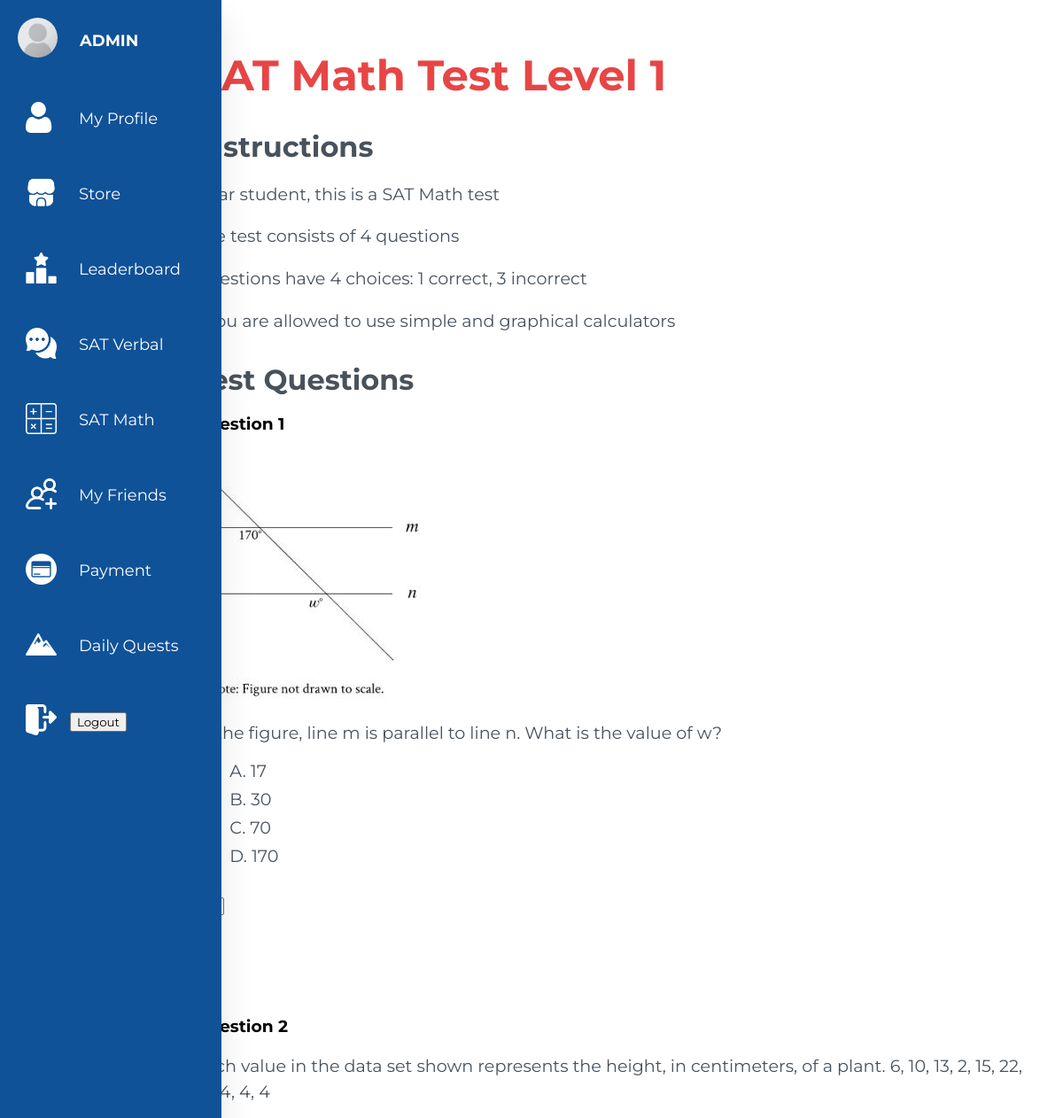
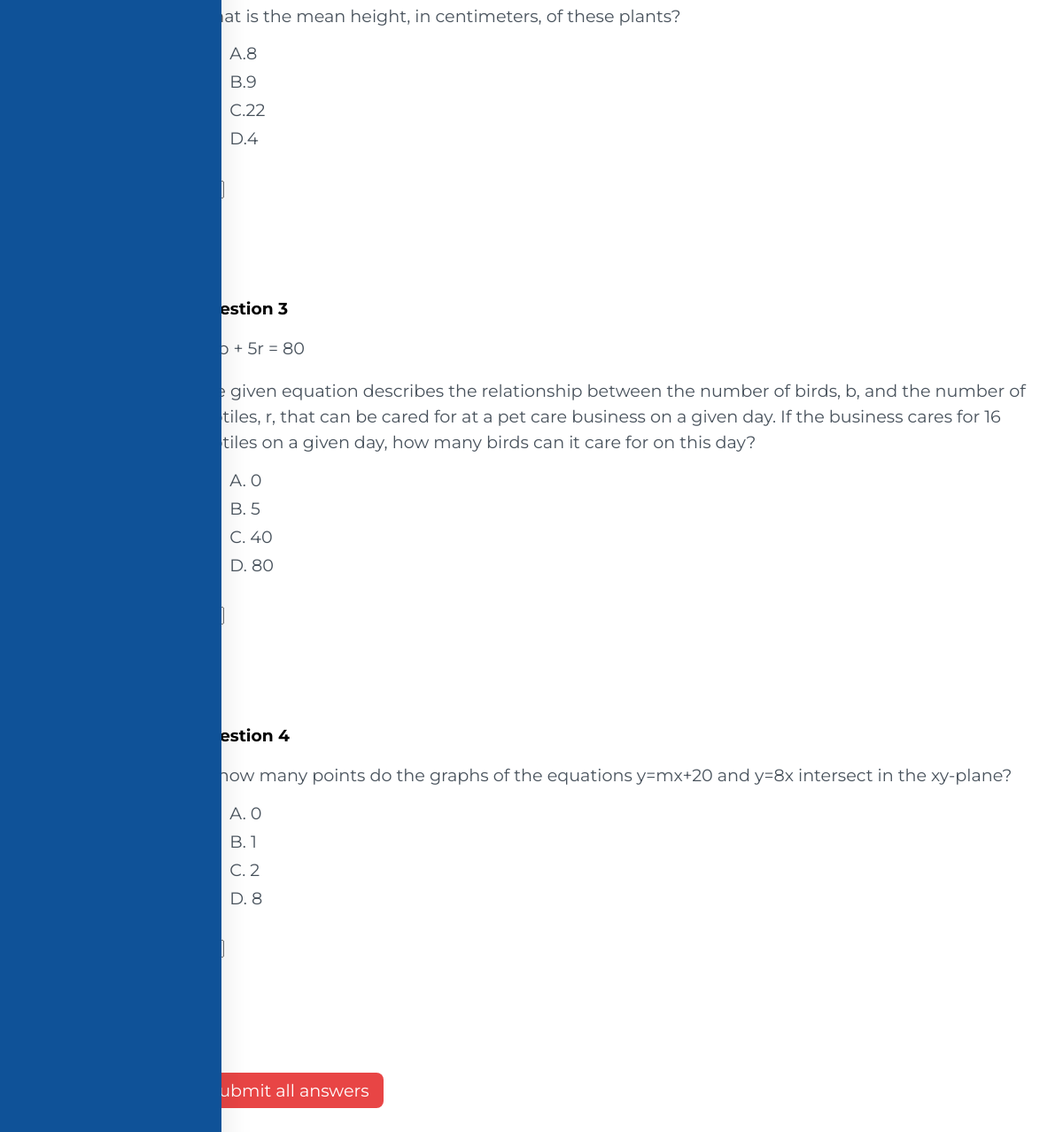
Page /satmathtest1 (signed in) on the committed database (2 pictures, top to bottom).
### webapp/models.py (models this page shows)
class UserProfile(models.Model):
    user = models.OneToOneField(User, on_delete=models.CASCADE)
    profile_picture = models.ImageField(upload_to='profile_pictures', default='noavatar.jpg')
    name = models.CharField(max_length=20, null=True, blank=True)
    math_score = models.IntegerField(null=True, blank=True)
    verbal_score = models.IntegerField(null=True, blank=True)
    tokens = models.IntegerField(null=True, blank=True)
    numberoftest = models.IntegerField(null=True, default=0)

class QuestionsMath1(models.Model):
    number = models.IntegerField(null=True)
    paragraph = models.TextField(null=True, blank=True)
    image = models.ImageField(null=True, blank=True)
    question = models.CharField(max_length=500, null=True)
    answer1 = models.CharField(max_length=200, null=True)
    answer2 = models.CharField(max_length=200, null=True)
    answer3 = models.CharField(max_length=200, null=True)
    answer4 = models.CharField(max_length=200, null=True)
    correct = models.CharField(max_length=2)
    explanation = models.TextField(null=True, blank=True)

### webapp/views.py (the view, shortened to what this page needs)
# urls.py: path('satmathtest1', views.satmathtest1, name='satmathtest1'),
@login_required()
def satmathtest1(request):
    questions = QuestionsMath1.objects.all()
    user_profile = UserProfile.objects.get(user=request.user)
    user_profile.math_score = 0
    user_profile.save()
    try:
        user_profile = UserProfile.objects.get(user=request.user)
    except UserProfile.DoesNotExist:
        user_profile = UserProfile.objects.create(user=request.user)
    context = {'questions':questions, 'user_profile': user_profile}
    return render(request, 'satmathtest1.html', context)

### webapp/templates/satmathtest1.html (shortened to what this page needs)
{% load static %}
<!DOCTYPE html>
<html lang="en">
<head>
  <link rel="stylesheet" href="{% static 'css/styletest.css' %}">
</head>
<body>
  <div class="container">
        <nav>
            <a href="#" class="logo">
            {% if user_profile.profile_picture %}
                <img src="{{ user_profile.profile_picture.url }}" alt="Profile Picture">
            {% endif %}
            {% if user_profile.name %}
                <span class="nav-item" alt="">{{ user_profile.name }}</span>
            {% else %}
                <span class="nav-item" alt="">{{ request.user.username }}</span>
            {% endif %}
            </a>
            <a href="{% url 'myprofile' %}" ><img src="{% static 'photos/user.png' %}"  class="logo2" alt="">
            <span class="nav-item">My Profile</span>
            </a>
            <a href="{% url 'store' %}"><img src="{% static 'photos/shop.png' %}"  class="logo2" alt="">
            <span class="nav-item">Store</span>
            </a>
            <a href="{% url 'leaderboard' %}" ><img src="{% static 'photos/podium.png' %}"  class="logo2" alt="">
            <span class="nav-item">Leaderboard</span>
            </a>
            <a href="{% url 'satverbal' %}"><img src="{% static 'photos/chat.png' %}"  class="logo2" alt="">
            <span class="nav-item">SAT Verbal</span>
            </a>
            <a href="{% url 'satmath' %}"><img src="{% static 'photos/keys.png' %}"  class="logo2" alt="">
            <span class="nav-item">SAT Math</span>
            </a>
            <a href="{% url 'friends_list' %}"><img src="{% static 'photos/friends.png' %}"  class="logo2" alt="">
            <span class="nav-item">My Friends</span>
            </a>
            <a href="{% url 'payment' %}"><img src="{% static 'photos/payment.png' %}"  class="logo2" alt="">
            <span class="nav-item">Payment</span>
            </a>
            <a href="{% url 'satverbaltest2' %}"><img src="{% static 'photos/quest.png' %}"  class="logo2" alt="">
            <span class="nav-item">Daily Quests</span>
            </a>
            <form method="post" action="{% url 'logoutsystem' %}">
                <a href="#"><img src="{% static 'photos/logout.png' %}"  class="logo2" alt="">
                <button type="submit">Logout</button>
                </a>
            </form>
        </nav>
    <div class="content">
      <div class="test">
        <h1>SAT Math Test Level 1</h1>
        <h2>Instructions</h2>
        <p>Dear student, this is a SAT Math test</p>
        <p>The test consists of 4 questions</p>
        <p>Questions have 4 choices: 1 correct, 3 incorrect</p>
        <p>YYou are allowed to use simple and graphical calculators</p>
        <h2>Test Questions</h2>
        <form method="POST" action="{% url 'satmathtest1' %}">
          {% for question in questions %}
          <h3>Question {{ question.number }}</h3>
          {% if question.image %}
            <img src="{{ question.image.url }}">
          {% endif %}
          <p>{{ question.paragraph }}</p>
          <p>{{ question.question }}
          <ul>
          <li>{{ question.answer1 }}</li>
          <li>{{ question.answer2 }}</li>
          <li>{{ question.answer3 }}</li>
          <li>{{ question.answer4 }}</li>
          </ul>
          </p>
          <br><br><br><br><br><br>
          {% endfor %}
          <br>
          <button type="submit" id="buttonj">Submit all answers</button>
        </div>
    </div>
  </div>
</body>
</html>

### static/css/styletest.css (style rules this page uses)
* { font-family: 'Montserrat', sans-serif; }
nav { height: 100%; }
.content { margin-left: 16.5%; padding: 1rem; }
.test h1 { font-size: 3rem; color: #e84545; }
.test h2 { font-size: 2rem; color: #48525c; margin-top: 2rem; margin-bottom: 1rem; }
.test p { font-size: 1.2rem; color: #48525c; line-height: 1.5; margin-bottom: 1rem; }
.test ul { margin-top: 1rem; margin-bottom: 1rem; }
.test li { list-style: none; font-size: 1.2rem; color: #48525c; margin-bottom: 0.5rem; }
#buttonj { background-color: #e84545; color: #fff; font-size: 1.2rem; padding: 0.5rem 1rem; border: none; border-radius: 0.5rem; cursor: pointer; margin-top: 1rem; }
nav { background-color: #0F5298; position:absolute; content:""; top:0; bottom:0; height:200%; left:0; width:90px; overflow:hidden; transition: width 0.2s linear; box-shadow: 0 20px 35px rgba(0, 0, 0, 0.1); }
.logo { text-align:center; display:flex; transition:all 0.5s ease; margin:10px 0 0 10px; }
.logo img { width:45px; height:45px; border-radius:50%; }
.logo span { font-weight:bold; padding-left:15px; font-size:18px; text-transform:uppercase; }
nav a { position:relative; color: #fffcfc; font-size:18px; display:table; width:300px; padding:10px; transition: font-size 0.2s ease-in-out; }
.nav-item { position:relative; margin-left:10px; margin-top:15px; }
.logo2 { width:35px; height:35px; margin-left:19px; margin-top:30px; vertical-align:-10px; }
a { text-decoration: none; color: #555; }

### rows in the picture
UserProfile: profile_picture (placeholder picture), name "ADMIN"
QuestionsMath1: number "1", image (picture), question "In the figure, line m is parallel to line n. What is the value of w?", answer1 "A. 17", answer2 "B. 30", answer3 "C. 70", answer4 "D. 170"
QuestionsMath1: number "2", paragraph "Each value in the data set shown represents the height, in centimeters, of a plant. 6, 10, 13, 2, 15, 22, 10, 4, 4, 4", question "What is the mean height, in centimeters, of these plants?", answer1 "A.8", answer2 "B.9", answer3 "C.22", answer4 "D.4"
QuestionsMath1: number "3", paragraph "2.5b + 5r = 80", question "The given equation describes the relationship between the number of birds, b, and the number of reptiles, r, that can be cared for at a pet care business on a given day. If the business cares for 16 reptiles on a given day, how many birds can it care for on this day?", answer1 "A. 0", answer2 "B. 5", answer3 "C. 40", answer4 "D. 80"
QuestionsMath1: number "4", question "At how many points do the graphs of the equations y=mx+20 and y=8x intersect in the xy-plane?", answer1 "A. 0", answer2 "B. 1", answer3 "C. 2", answer4 "D. 8"
